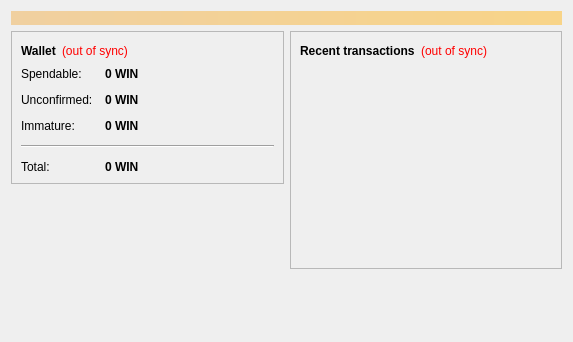
<?xml version="1.0" encoding="UTF-8"?>
<ui version="4.0">
 <class>OverviewPage</class>
 <widget class="QWidget" name="OverviewPage">
  <property name="geometry">
   <rect>
    <x>0</x>
    <y>0</y>
    <width>573</width>
    <height>342</height>
   </rect>
  </property>
  <property name="windowTitle">
   <string>Form</string>
  </property>
  <layout class="QVBoxLayout" name="topLayout">
   <item>
    <widget class="QLabel" name="labelAlerts">
     <property name="visible">
      <bool>false</bool>
     </property>
     <property name="styleSheet">
      <string notr="true">background-color: qlineargradient(x1: 0, y1: 0, x2: 1, y2: 0, stop:0 #F0D0A0, stop:1 #F8D488); color:#000000;</string>
     </property>
     <property name="wordWrap">
      <bool>true</bool>
     </property>
     <property name="margin">
      <number>3</number>
     </property>
    </widget>
   </item>
   <item>
    <layout class="QHBoxLayout" name="horizontalLayout" stretch="1,1">
     <item>
      <layout class="QVBoxLayout" name="verticalLayout_2">
       <item>
        <widget class="QFrame" name="frame">
         <property name="frameShape">
          <enum>QFrame::StyledPanel</enum>
         </property>
         <property name="frameShadow">
          <enum>QFrame::Raised</enum>
         </property>
         <layout class="QVBoxLayout" name="verticalLayout_4">
          <item>
           <layout class="QHBoxLayout" name="horizontalLayout_4">
            <item>
             <widget class="QLabel" name="label_5">
              <property name="font">
               <font>
                <weight>75</weight>
                <bold>true</bold>
               </font>
              </property>
              <property name="text">
               <string>Wallet</string>
              </property>
             </widget>
            </item>
            <item>
             <widget class="QLabel" name="labelWalletStatus">
              <property name="toolTip">
               <string>The displayed information may be out of date. Your wallet automatically synchronizes with the WinnerCoin network after a connection is established, but this process has not completed yet.</string>
              </property>
              <property name="styleSheet">
               <string notr="true">QLabel { color: red; }</string>
              </property>
              <property name="text">
               <string notr="true">(out of sync)</string>
              </property>
              <property name="alignment">
               <set>Qt::AlignLeading|Qt::AlignLeft|Qt::AlignVCenter</set>
              </property>
             </widget>
            </item>
            <item>
             <spacer name="horizontalSpacer_2">
              <property name="orientation">
               <enum>Qt::Horizontal</enum>
              </property>
              <property name="sizeHint" stdset="0">
               <size>
                <width>40</width>
                <height>20</height>
               </size>
              </property>
             </spacer>
            </item>
           </layout>
          </item>
          <item>
           <layout class="QFormLayout" name="formLayout_2">
            <property name="fieldGrowthPolicy">
             <enum>QFormLayout::AllNonFixedFieldsGrow</enum>
            </property>
            <property name="horizontalSpacing">
             <number>12</number>
            </property>
            <property name="verticalSpacing">
             <number>12</number>
            </property>
            <item row="0" column="0">
             <widget class="QLabel" name="label">
              <property name="text">
               <string>Spendable:</string>
              </property>
             </widget>
            </item>
            <item row="0" column="1">
             <widget class="QLabel" name="labelBalance">
              <property name="font">
               <font>
                <weight>75</weight>
                <bold>true</bold>
               </font>
              </property>
              <property name="cursor">
               <cursorShape>IBeamCursor</cursorShape>
              </property>
              <property name="toolTip">
               <string>Your current spendable balance</string>
              </property>
              <property name="text">
               <string notr="true">0 WIN</string>
              </property>
              <property name="textInteractionFlags">
               <set>Qt::LinksAccessibleByMouse|Qt::TextSelectableByKeyboard|Qt::TextSelectableByMouse</set>
              </property>
             </widget>
            </item>
            <item row="1" column="0">
             <widget class="QLabel" name="label_3">
              <property name="text">
               <string>Unconfirmed:</string>
              </property>
             </widget>
            </item>
            <item row="1" column="1">
             <widget class="QLabel" name="labelUnconfirmed">
              <property name="font">
               <font>
                <weight>75</weight>
                <bold>true</bold>
               </font>
              </property>
              <property name="cursor">
               <cursorShape>IBeamCursor</cursorShape>
              </property>
              <property name="toolTip">
               <string>Total of transactions that have yet to be confirmed, and do not yet count toward the current balance</string>
              </property>
              <property name="text">
               <string notr="true">0 WIN</string>
              </property>
              <property name="textInteractionFlags">
               <set>Qt::LinksAccessibleByMouse|Qt::TextSelectableByKeyboard|Qt::TextSelectableByMouse</set>
              </property>
             </widget>
            </item>
            <item row="2" column="0">
             <widget class="QLabel" name="labelImmatureText">
              <property name="text">
               <string>Immature:</string>
              </property>
             </widget>
            </item>
            <item row="2" column="1">
             <widget class="QLabel" name="labelImmature">
              <property name="font">
               <font>
                <weight>75</weight>
                <bold>true</bold>
               </font>
              </property>
              <property name="toolTip">
               <string>Mined balance that has not yet matured</string>
              </property>
              <property name="text">
               <string notr="true">0 WIN</string>
              </property>
              <property name="textInteractionFlags">
               <set>Qt::LinksAccessibleByMouse|Qt::TextSelectableByKeyboard|Qt::TextSelectableByMouse</set>
              </property>
             </widget>
            </item>
            <item row="4" column="0" colspan="2">
             <widget class="Line" name="line">
              <property name="orientation">
               <enum>Qt::Horizontal</enum>
              </property>
             </widget>
            </item>
            <item row="5" column="0">
             <widget class="QLabel" name="labelTotalText">
              <property name="text">
               <string>Total:</string>
              </property>
             </widget>
            </item>
            <item row="5" column="1">
             <widget class="QLabel" name="labelTotal">
              <property name="font">
               <font>
                <weight>75</weight>
                <bold>true</bold>
               </font>
              </property>
              <property name="cursor">
               <cursorShape>IBeamCursor</cursorShape>
              </property>
              <property name="toolTip">
               <string>Your current total balance</string>
              </property>
              <property name="text">
               <string notr="true">0 WIN</string>
              </property>
              <property name="textInteractionFlags">
               <set>Qt::LinksAccessibleByMouse|Qt::TextSelectableByKeyboard|Qt::TextSelectableByMouse</set>
              </property>
             </widget>
            </item>
           </layout>
          </item>
         </layout>
        </widget>
       </item>
       <item>
        <spacer name="verticalSpacer">
         <property name="orientation">
          <enum>Qt::Vertical</enum>
         </property>
         <property name="sizeHint" stdset="0">
          <size>
           <width>20</width>
           <height>40</height>
          </size>
         </property>
        </spacer>
       </item>
      </layout>
     </item>
     <item>
      <layout class="QVBoxLayout" name="verticalLayout_3">
       <item>
        <widget class="QFrame" name="frame_2">
         <property name="frameShape">
          <enum>QFrame::StyledPanel</enum>
         </property>
         <property name="frameShadow">
          <enum>QFrame::Raised</enum>
         </property>
         <layout class="QVBoxLayout" name="verticalLayout">
          <item>
           <layout class="QHBoxLayout" name="horizontalLayout_2">
            <item>
             <widget class="QLabel" name="label_4">
              <property name="text">
               <string>&lt;b&gt;Recent transactions&lt;/b&gt;</string>
              </property>
             </widget>
            </item>
            <item>
             <widget class="QLabel" name="labelTransactionsStatus">
              <property name="toolTip">
               <string>The displayed information may be out of date. Your wallet automatically synchronizes with the WinnerCoin network after a connection is established, but this process has not completed yet.</string>
              </property>
              <property name="styleSheet">
               <string notr="true">QLabel { color: red; }</string>
              </property>
              <property name="text">
               <string notr="true">(out of sync)</string>
              </property>
              <property name="alignment">
               <set>Qt::AlignRight|Qt::AlignTrailing|Qt::AlignVCenter</set>
              </property>
             </widget>
            </item>
            <item>
             <spacer name="horizontalSpacer">
              <property name="orientation">
               <enum>Qt::Horizontal</enum>
              </property>
              <property name="sizeHint" stdset="0">
               <size>
                <width>40</width>
                <height>20</height>
               </size>
              </property>
             </spacer>
            </item>
           </layout>
          </item>
          <item>
           <widget class="QListView" name="listTransactions">
            <property name="styleSheet">
             <string notr="true">QListView { background: transparent; }</string>
            </property>
            <property name="frameShape">
             <enum>QFrame::NoFrame</enum>
            </property>
            <property name="verticalScrollBarPolicy">
             <enum>Qt::ScrollBarAlwaysOff</enum>
            </property>
            <property name="horizontalScrollBarPolicy">
             <enum>Qt::ScrollBarAlwaysOff</enum>
            </property>
            <property name="selectionMode">
             <enum>QAbstractItemView::NoSelection</enum>
            </property>
           </widget>
          </item>
         </layout>
        </widget>
       </item>
       <item>
        <spacer name="verticalSpacer_2">
         <property name="orientation">
          <enum>Qt::Vertical</enum>
         </property>
         <property name="sizeHint" stdset="0">
          <size>
           <width>20</width>
           <height>40</height>
          </size>
         </property>
        </spacer>
       </item>
      </layout>
     </item>
    </layout>
   </item>
  </layout>
 </widget>
 <resources/>
 <connections/>
</ui>
